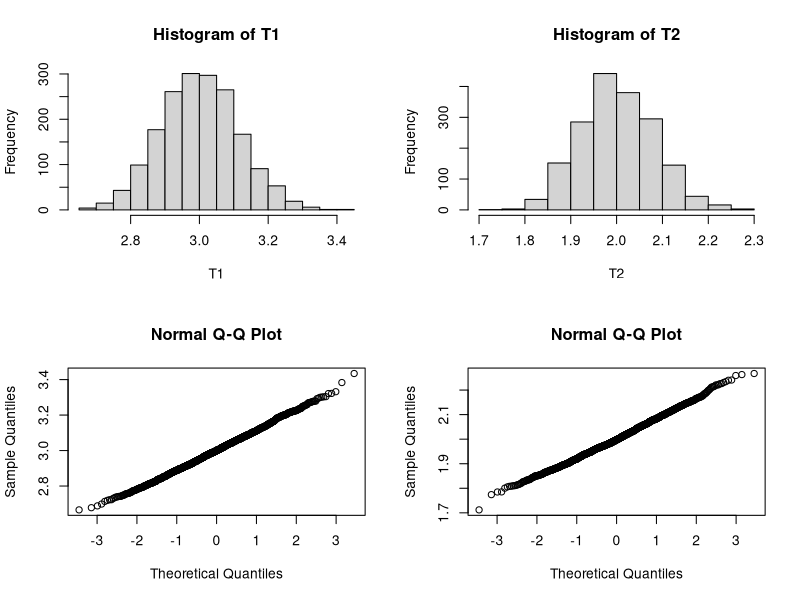

Recreate this plot in R.
#Q.2
#Moment Estimators and Consistency
#Gamma Distribution
#Consider Gamma Distribution of First Kind. Obtain moment estimators of alpha and beta. Demonstrate the consistency of the estimators and obtain asymptotic distribution of the same.
eps=0.1;
alpha=3;
beta=2;
est.prob1=0;
est.prob2=0;
n=c(300,500,1000,1500,1800);
for (i in 1:length(n)){
  x=matrix(rgamma(n[i]*n[i],alpha,1/beta),n[i],n[i]) #mean=alpha*beta #variance=alpha*beta^2
  m1=apply(x,1,mean)
  m2=apply(x,1,var)
  T1=m1^2/m2
  T2=m2/m1
  est.prob1[i]=mean(abs(T1-alpha)<eps)
  est.prob2[i]=mean(abs(T2-beta)<eps)
}
cbind(n,est.prob1,est.prob2)
par(mfrow=c(2,2))
hist(T1)
hist(T2)
qqnorm(T1)
qqnorm(T2)





